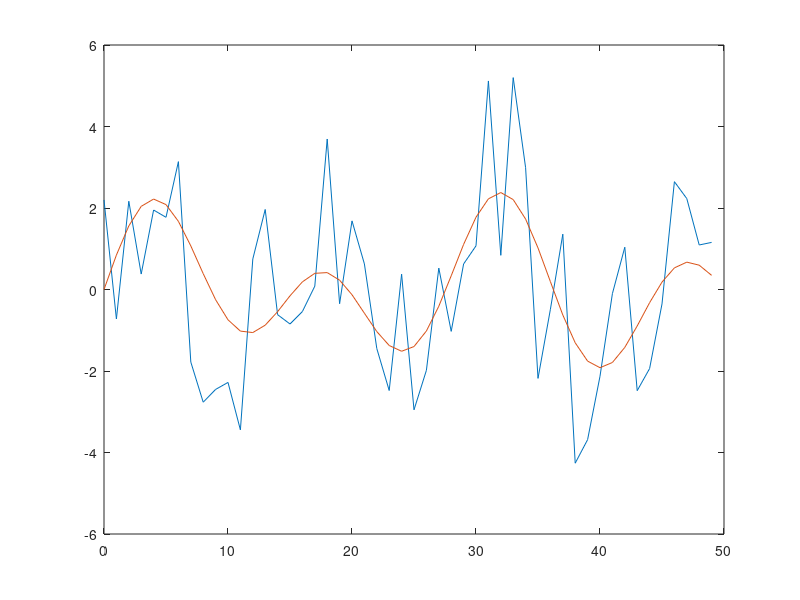
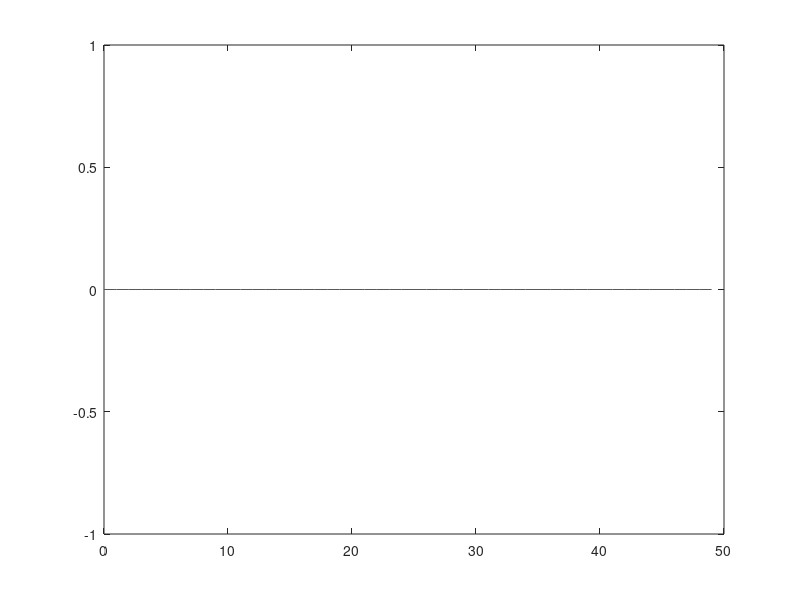
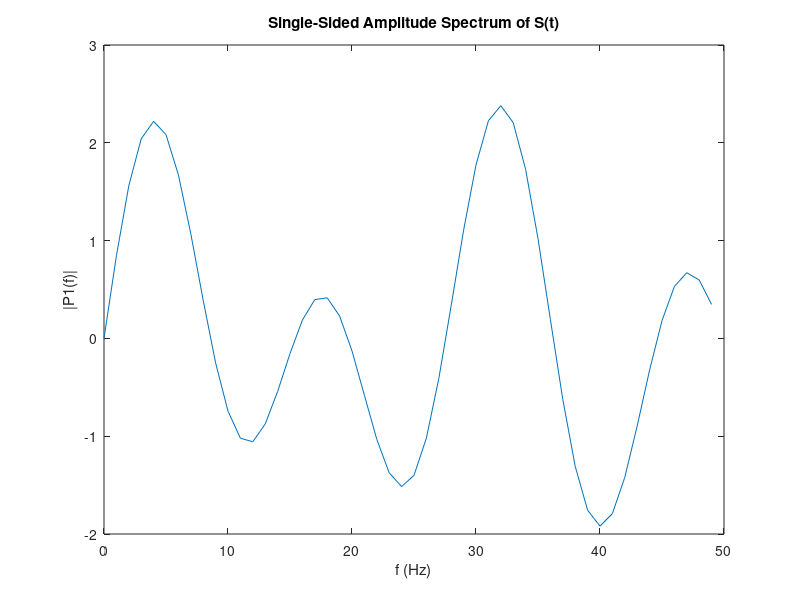

These charts were generated, in order, by the following MATLAB code:
frecuencia = 500;
periodo = 1/frecuencia;
longitud = 1500;
t = (0:longitud-1)*periodo;
S = sin(2*pi*t*20)+1.4*sin(2*pi*t*35);
X = S + 2*randn(size(t));

figure(1)
plot(frecuencia*t(1:50), X(1:50))
hold on
plot(frecuencia*t(1:50), S(1:50))
hold off


figure(2)
Y = fft(X);
P2 = abs(Y/longitud);
P1 = P2(1:longitud/2+1);
P1(2:end-1) = 2*P1(2:end-1);
f = frecuencia*(0:longitud-1)/longitud;
plot(f,P2) 
title('Single-Sided Amplitude Spectrum of X(t)')
xlabel('f (Hz)')
ylabel('|P1(f)|')

umbral = 35;
for i = 1:1:size(P1, 2)
    if P1(1, i) < umbral
        Y(1, i) = Y(1, i)*0;
    end
    Y(1, size(Y, 2)-i+1) = Y(1, i);
end
inv = ifft(Y);
plot(frecuencia*t(1:50), inv(1:50))

figure(3)
Y = fft(S);
inv = ifft(Y);
plot(frecuencia*t(1:50), S(1:50))
P2 = abs(Y/longitud);
P1 = P2(1:longitud/2+1);
P1(2:end-1) = 2*P1(2:end-1);

%plot(f,P1) 
title('Single-Sided Amplitude Spectrum of S(t)')
xlabel('f (Hz)')
ylabel('|P1(f)|')
